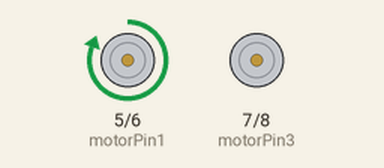
The sketch below on a simulated Arduino Uno, built with avr-gcc and run on an emulated ATmega328P. Shown: motor-driver pin pairs drawn as motors (green arrow = first pin HIGH = forward, orange = second pin HIGH = backward, longer = more drive).

Above: at 9.0 s.
At 11.0 s:
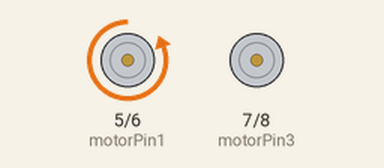
At 13.0 s:
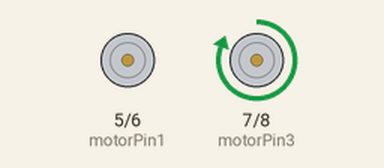
At 15.0 s:
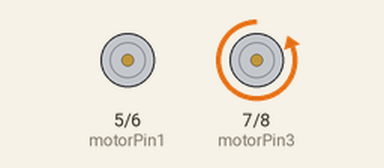
Timing chart, 0 to 18.4 s (numbered marks = the images above):
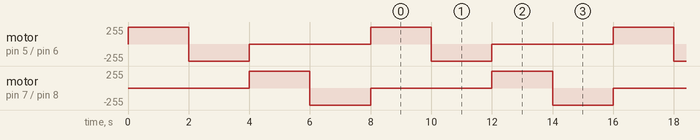

The sketch:

dc-driver-test.ino
```cpp
//L293D
//Motor A
const int motorPin1  = 5;  // Pin 14 of L293
const int motorPin2  = 6;  // Pin 10 of L293
//Motor B
const int motorPin3  = 7; // Pin  7 of L293
const int motorPin4  = 8;  // Pin  2 of L293

//This will run only one time.
void setup(){

    //Set pins as outputs
    pinMode(motorPin1, OUTPUT);
    pinMode(motorPin2, OUTPUT);
    pinMode(motorPin3, OUTPUT);
    pinMode(motorPin4, OUTPUT);

    //Motor Control - Motor A: motorPin1,motorpin2 & Motor B: motorpin3,motorpin4

    //This code  will turn Motor A clockwise for 2 sec.
    digitalWrite(motorPin1, HIGH);
    digitalWrite(motorPin2, LOW);
    digitalWrite(motorPin3, LOW);
    digitalWrite(motorPin4, LOW);
    delay(2000);
    //This code will turn Motor A counter-clockwise for 2 sec.
    digitalWrite(motorPin1, LOW);
    digitalWrite(motorPin2, HIGH);
    digitalWrite(motorPin3, LOW);
    digitalWrite(motorPin4, LOW);
    delay(2000);

    //This code will turn Motor B clockwise for 2 sec.
    digitalWrite(motorPin1, LOW);
    digitalWrite(motorPin2, LOW);
    digitalWrite(motorPin3, HIGH);
    digitalWrite(motorPin4, LOW);
    delay(2000);
    //This code will turn Motor B counter-clockwise for 2 sec.
    digitalWrite(motorPin1, LOW);
    digitalWrite(motorPin2, LOW);
    digitalWrite(motorPin3, LOW);
    digitalWrite(motorPin4, HIGH);
    delay(2000);

    //And this code will stop motors
    digitalWrite(motorPin1, LOW);
    digitalWrite(motorPin2, LOW);
    digitalWrite(motorPin3, LOW);
    digitalWrite(motorPin4, LOW);

}


void loop(){

    digitalWrite(motorPin1, HIGH);
    digitalWrite(motorPin2, LOW);
    digitalWrite(motorPin3, LOW);
    digitalWrite(motorPin4, LOW);
    delay(2000);
    digitalWrite(motorPin1, LOW);
    digitalWrite(motorPin2, HIGH);
    digitalWrite(motorPin3, LOW);
    digitalWrite(motorPin4, LOW);
    delay(2000);
    digitalWrite(motorPin1, LOW);
    digitalWrite(motorPin2, LOW);
    digitalWrite(motorPin3, HIGH);
    digitalWrite(motorPin4, LOW);
    delay(2000);
    digitalWrite(motorPin1, LOW);
    digitalWrite(motorPin2, LOW);
    digitalWrite(motorPin3, LOW);
    digitalWrite(motorPin4, HIGH);
    delay(2000);
}
```

Measured:
- by itself, motor on pin 5 (motorPin1) / pin 6 (motorPin2), motor on pin 7 (motorPin3) / pin 8 (motorPin4): repeats every 8.0 s: backward 255/255 2.0 s, stopped 4.0 s, forward 255/255 2.0 s
